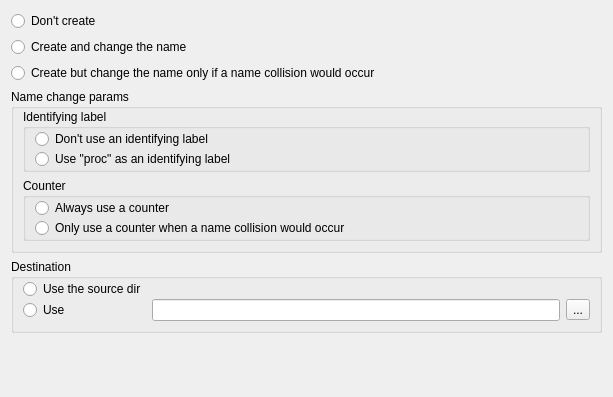
         <widget class="QWidget" name="tab_4" >
          <attribute name="title" >
           <string>Transformed file</string>
          </attribute>
          <layout class="QVBoxLayout" >
           <item>
            <widget class="QWidget" native="1" name="widget_17" >
             <layout class="QVBoxLayout" >
              <property name="leftMargin" >
               <number>0</number>
              </property>
              <property name="topMargin" >
               <number>0</number>
              </property>
              <property name="rightMargin" >
               <number>0</number>
              </property>
              <property name="bottomMargin" >
               <number>0</number>
              </property>
              <item>
               <widget class="QRadioButton" name="m_pProcDontCreateRB" >
                <property name="text" >
                 <string>Don't create</string>
                </property>
               </widget>
              </item>
              <item>
               <widget class="QRadioButton" name="m_pProcCreateAlwaysChangeRB" >
                <property name="text" >
                 <string>Create and change the name</string>
                </property>
               </widget>
              </item>
              <item>
               <widget class="QRadioButton" name="m_pProcCreateChangeIfNeededRB" >
                <property name="text" >
                 <string>Create but change the name only if a name collision would occur</string>
                </property>
               </widget>
              </item>
             </layout>
            </widget>
           </item>
           <item>
            <widget class="QGroupBox" name="groupBox_10" >
             <property name="title" >
              <string>Name change params</string>
             </property>
             <layout class="QVBoxLayout" >
              <property name="topMargin" >
               <number>0</number>
              </property>
              <item>
               <widget class="QGroupBox" name="groupBox_11" >
                <property name="title" >
                 <string>Identifying label</string>
                </property>
                <layout class="QVBoxLayout" >
                 <property name="spacing" >
                  <number>0</number>
                 </property>
                 <property name="topMargin" >
                  <number>0</number>
                 </property>
                 <property name="bottomMargin" >
                  <number>0</number>
                 </property>
                 <item>
                  <widget class="QRadioButton" name="m_pProcDontUseLabelRB" >
                   <property name="text" >
                    <string>Don't use an identifying label</string>
                   </property>
                  </widget>
                 </item>
                 <item>
                  <widget class="QRadioButton" name="m_pProcUseLabelRB" >
                   <property name="text" >
                    <string>Use "proc" as an identifying label</string>
                   </property>
                  </widget>
                 </item>
                </layout>
               </widget>
              </item>
              <item>
               <widget class="QGroupBox" name="groupBox_12" >
                <property name="title" >
                 <string>Counter</string>
                </property>
                <layout class="QVBoxLayout" >
                 <property name="spacing" >
                  <number>0</number>
                 </property>
                 <property name="topMargin" >
                  <number>0</number>
                 </property>
                 <property name="bottomMargin" >
                  <number>0</number>
                 </property>
                 <item>
                  <widget class="QRadioButton" name="m_pProcAlwaysUseCounterRB" >
                   <property name="text" >
                    <string>Always use a counter</string>
                   </property>
                  </widget>
                 </item>
                 <item>
                  <widget class="QRadioButton" name="m_pProcUseCounterIfNeededRB" >
                   <property name="text" >
                    <string>Only use a counter when a name collision would occur</string>
                   </property>
                  </widget>
                 </item>
                </layout>
               </widget>
              </item>
             </layout>
            </widget>
           </item>
           <item>
            <widget class="QGroupBox" name="groupBox_13" >
             <property name="title" >
              <string>Destination</string>
             </property>
             <layout class="QGridLayout" >
              <property name="topMargin" >
               <number>0</number>
              </property>
              <property name="verticalSpacing" >
               <number>0</number>
              </property>
              <item row="0" column="0" >
               <widget class="QRadioButton" name="m_pProcUseSrcRB" >
                <property name="text" >
                 <string>Use the source dir</string>
                </property>
               </widget>
              </item>
              <item row="1" column="0" >
               <widget class="QRadioButton" name="m_pProcUseSeparateDirRB" >
                <property name="text" >
                 <string>Use</string>
                </property>
               </widget>
              </item>
              <item row="1" column="1" >
               <widget class="QWidget" native="1" name="widget_11" >
                <layout class="QHBoxLayout" >
                 <property name="leftMargin" >
                  <number>0</number>
                 </property>
                 <property name="topMargin" >
                  <number>0</number>
                 </property>
                 <property name="rightMargin" >
                  <number>0</number>
                 </property>
                 <property name="bottomMargin" >
                  <number>0</number>
                 </property>
                 <item>
                  <widget class="QLineEdit" name="m_pProcDestE" />
                 </item>
                 <item>
                  <widget class="QToolButton" name="m_pSelectTransfDestDirB" >
                   <property name="text" >
                    <string>...</string>
                   </property>
                  </widget>
                 </item>
                </layout>
               </widget>
              </item>
             </layout>
            </widget>
           </item>
           <item>
            <spacer>
             <property name="orientation" >
              <enum>Qt::Vertical</enum>
             </property>
             <property name="sizeHint" >
              <size>
               <width>591</width>
               <height>53</height>
              </size>
             </property>
            </spacer>
           </item>
          </layout>
         </widget>
